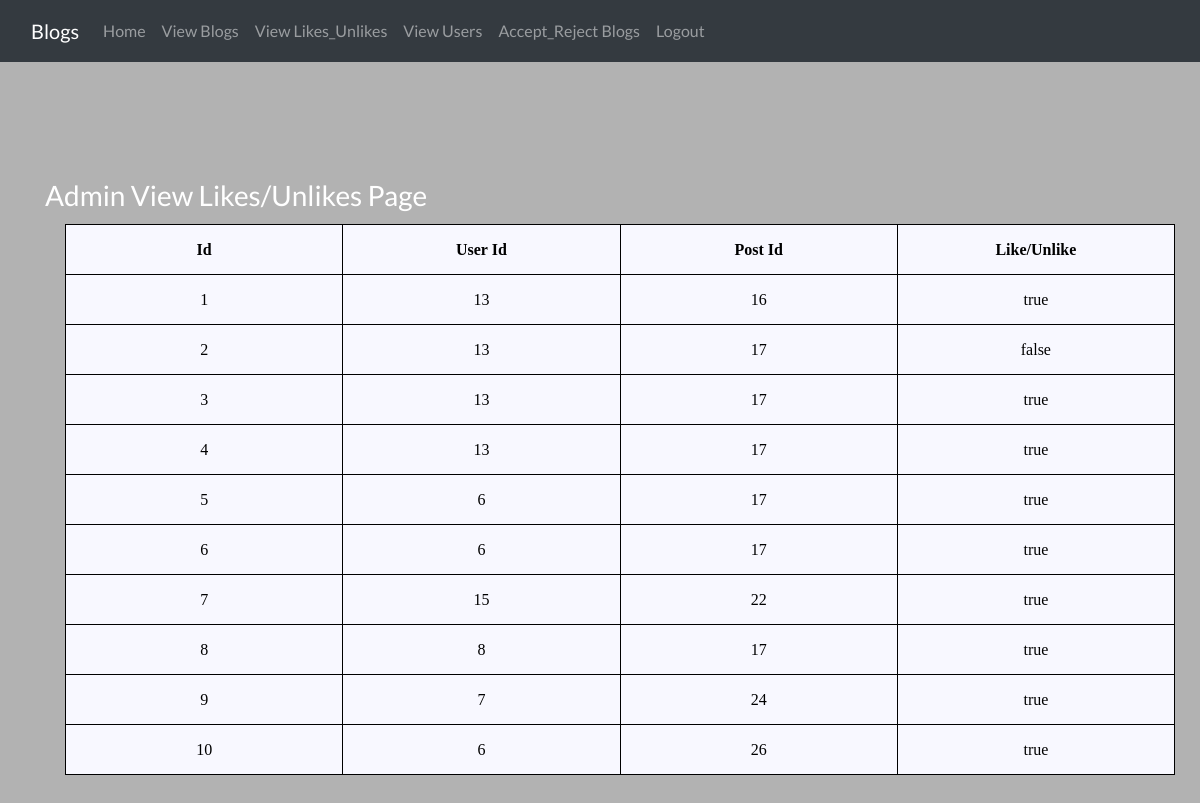
Screenshot of /adminviewlikes_unlikes/ with the database file from the repository.
### home/models.py (models this page shows)
class LikeUnlike(models.Model):
    user_id = models.CharField(max_length=255)
    post_id = models.CharField(max_length=255)
    is_like = models.CharField(max_length=255)

### home/views.py (the view)
# urls.py: path("adminviewlikes_unlikes/", views.adminviewlikes_unlikes, name="adminviewlikes_unlikes"),
def adminviewlikes_unlikes(request):
    posts = LikeUnlike.objects.all()
    return render(request, "adminviewlikes_unlikes.html",{'posts': posts})

### home/templates/adminviewlikes_unlikes.html (shortened to what this page needs)
{% extends 'adminheader.html' %}
{% block body %}
{% load static %}
<html lang="en">
<head>
<link rel="stylesheet" href="https://stackpath.bootstrapcdn.com/font-awesome/4.7.0/css/font-awesome.min.css">
<link rel="stylesheet" href="{% static 'style.css' %}">
</head>
<body class="img js-fullheight" style="">
<section class="ftco-section">
    <div class="container">
        <h1 class="heading-section">Admin View Likes/Unlikes Page</h1>
        <table>
            <tr>
                <th>Id</th>
                <th>User Id</th>
                <th>Post Id</th>
                <th>Like/Unlike</th>
            </tr>
            {% for temp in posts %}
            <tr>
                <td>{{temp.id}}</td>
                <td>{{temp.user_id}}</td>
                <td>{{temp.post_id}}</td>
                <td>{{temp.is_like}}</td>
            </tr>
            {% endfor %}
        </table>
    </div>
    {% endblock %}

### home/templates/adminviewlikes_unlikes.html (style rules this page uses)
body { background-image: url('https://wallpapercave.com/wp/wp4286413.jpg'); background-repeat: no-repeat; background-size: cover; background-attachment: fixed; }
table { width:100%; }
table,tr,th,td { background-color:ghostwhite; margin-left:20px; margin-right:20px; font-name:arial; border:1px solid black; border-collapse:collapse; }
th,td { width:200px; height:50px; text-align:center; font-family:verdana; color:black; }

### rows the page displays
LikeUnlike: id "1", user_id "13", post_id "16", is_like "true"
LikeUnlike: id "2", user_id "13", post_id "17", is_like "false"
LikeUnlike: id "3", user_id "13", post_id "17", is_like "true"
LikeUnlike: id "4", user_id "13", post_id "17", is_like "true"
LikeUnlike: id "5", user_id "6", post_id "17", is_like "true"
LikeUnlike: id "6", user_id "6", post_id "17", is_like "true"
LikeUnlike: id "7", user_id "15", post_id "22", is_like "true"
LikeUnlike: id "8", user_id "8", post_id "17", is_like "true"
LikeUnlike: id "9", user_id "7", post_id "24", is_like "true"
LikeUnlike: id "10", user_id "6", post_id "26", is_like "true"
